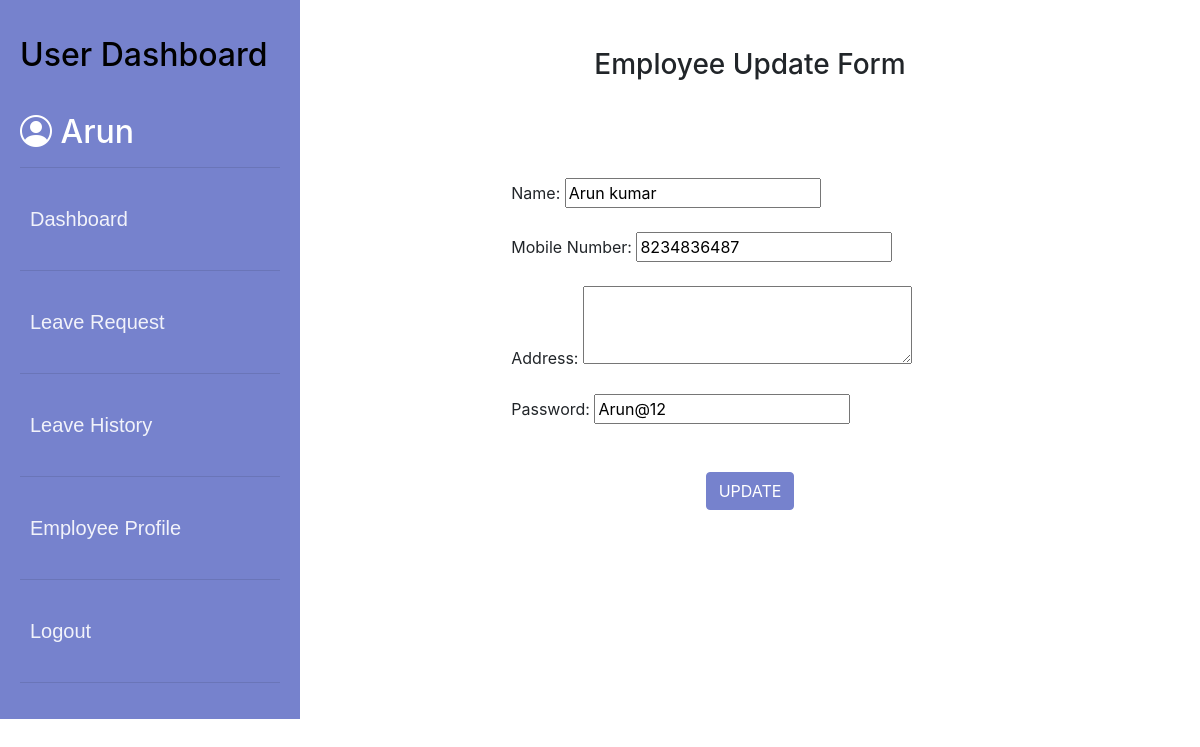
The page /profile.php (signed in) on the database its author committed.
### tables this page shows
CREATE TABLE `emp_form` (
  `emp_id` int(10) NOT NULL,
  `emp_name` varchar(50) NOT NULL,
  `emp_mobile` varchar(10) NOT NULL,
  `emp_address` varchar(50) NOT NULL,
  `emp_dep` varchar(30) NOT NULL,
  `user_name` varchar(40) NOT NULL,
  `user_password` varchar(10) NOT NULL
);

### profile.php (the view, shortened to what this page needs)
<?php
$name=""; $mobile=""; $address=""; $username=""; $password=""; $update_id="";
?>
<!DOCTYPE html>
<html lang="en">
<head>
    <link rel="stylesheet" href="css/bootstrap.min.css">
    <link rel="stylesheet" href="https://cdn.jsdelivr.net/npm/bootstrap-icons@1.11.3/font/bootstrap-icons.min.css">
    <link rel="stylesheet" href="css/style.css">
</head>
<body>
<div class="container-fluid da">
        <div class="row">
            <div class="col-lg-3 bo">
                <?php include('dashboard.php');
                $result=""; $user=""; $mobile_number = "";
                if (isset($_SESSION['username'])) {
                    $username = $_SESSION['username'];
                    if(!empty($username)){
                       $result = "SELECT * FROM emp_form WHERE user_name='$username'";
                        if(!empty($result)){
                            $user = $conn->query($result);
                        }
                        if(!empty($user)){
                            foreach($user as $list){
                                $update_id = $list['emp_id'];
                                $update_name = $list['emp_name'];
                                $update_mobile = $list['emp_mobile'];
                                $update_address = $list['emp_address'];
                                $update_password = $list['user_password'];
                            }
                        }
                    }
                }
                ?>
            </div>
            <div class="col-lg-9">
                <h3 class="text-center my-5">Employee Update Form</h3>
                <form action="profile.php" method="POST">
                    <div class="container">
                        <div class="row justify-content-center">
                            <div class="col-lg-7">
                                <input type="hidden" name="update_id" value='<?php if(!empty($update_id)) { echo $update_id; } ?>'><br><br>
                                Name: <input type="text" name="name" id="name" value="<?php if(!empty($update_name)){ echo $update_name; }?>"><br>
                                <span style="color:red" ><?php if(!empty($name_error)) { echo $name_error; } ?></span><br>
                                Mobile Number: <input type="text" name="mobile" id="mobile" maxlength="10" value="<?php if(!empty($update_mobile)){ echo $update_mobile; }?>"><br>
                                <span style="color:red" ><?php if(!empty($mobile_error)) { echo $mobile_error; } ?></span><br>
                                Address: <textarea name="address" rows="3" cols="30"><?php if(!empty($update_address)) { echo $update_address; } ?></textarea><br><br>
                                Password: <input type="text" name="password" id="user_name" value="<?php if(!empty($update_password)){ echo $update_password; }?>"><br><br>
                                <span style="color:red" ><?php if(!empty($password_error)) { echo $password_error; } ?></span><br>
                                <center><input type="submit" name="submit" value="UPDATE" class="btn btn-primary"></center>
                            </div>
                        </div>
                    </div>
                </form>
            </div>
        </div>
    </div>
</body>
</html>

### dashboard.php (style rules this page uses)
.bo { padding :0; margin:0; }
.btn-primary { background-color: #7682cd; border-color: #7682cd; }

### rows shown on the page
emp_form: name "Arun kumar", mobile "8234836487", password "Arun@12"

### other values the page prints
$username "Arun"
